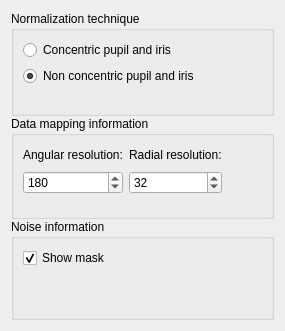
            <widget class="QWidget" name="irisNormalizationTab">
             <attribute name="title">
              <string>Normalization</string>
             </attribute>
             <layout class="QGridLayout" name="gridLayout_19">
              <item row="0" column="0">
               <layout class="QGridLayout" name="gridLayout_18">
                <property name="spacing">
                 <number>0</number>
                </property>
                <item row="0" column="0">
                 <widget class="QGroupBox" name="normTechniqueGroupBox">
                  <property name="title">
                   <string>Normalization technique</string>
                  </property>
                  <layout class="QGridLayout" name="gridLayout_21">
                   <item row="0" column="0">
                    <layout class="QGridLayout" name="gridLayout">
                     <item row="0" column="0">
                      <widget class="QRadioButton" name="concentricRadioButton">
                       <property name="text">
                        <string>Concentric pupil and iris</string>
                       </property>
                       <property name="checked">
                        <bool>false</bool>
                       </property>
                      </widget>
                     </item>
                     <item row="0" column="1">
                      <spacer name="horizontalSpacer_18">
                       <property name="orientation">
                        <enum>Qt::Horizontal</enum>
                       </property>
                       <property name="sizeHint" stdset="0">
                        <size>
                         <width>18</width>
                         <height>20</height>
                        </size>
                       </property>
                      </spacer>
                     </item>
                     <item row="1" column="0">
                      <widget class="QRadioButton" name="nonconcentricRadioButton">
                       <property name="text">
                        <string>Non concentric pupil and iris</string>
                       </property>
                       <property name="checked">
                        <bool>true</bool>
                       </property>
                      </widget>
                     </item>
                     <item row="1" column="1">
                      <spacer name="horizontalSpacer_22">
                       <property name="orientation">
                        <enum>Qt::Horizontal</enum>
                       </property>
                       <property name="sizeHint" stdset="0">
                        <size>
                         <width>18</width>
                         <height>20</height>
                        </size>
                       </property>
                      </spacer>
                     </item>
                     <item row="2" column="0">
                      <spacer name="verticalSpacer_19">
                       <property name="orientation">
                        <enum>Qt::Vertical</enum>
                       </property>
                       <property name="sizeHint" stdset="0">
                        <size>
                         <width>20</width>
                         <height>18</height>
                        </size>
                       </property>
                      </spacer>
                     </item>
                    </layout>
                   </item>
                  </layout>
                 </widget>
                </item>
                <item row="1" column="0">
                 <widget class="QGroupBox" name="dataMappingGroupBox">
                  <property name="title">
                   <string>Data mapping information</string>
                  </property>
                  <layout class="QGridLayout" name="gridLayout_20">
                   <item row="0" column="0">
                    <layout class="QGridLayout" name="gridLayout_6">
                     <item row="0" column="0">
                      <widget class="QLabel" name="angularResolutionLabel">
                       <property name="text">
                        <string>Angular resolution:</string>
                       </property>
                      </widget>
                     </item>
                     <item row="0" column="2">
                      <spacer name="horizontalSpacer_27">
                       <property name="orientation">
                        <enum>Qt::Horizontal</enum>
                       </property>
                       <property name="sizeHint" stdset="0">
                        <size>
                         <width>38</width>
                         <height>20</height>
                        </size>
                       </property>
                      </spacer>
                     </item>
                     <item row="1" column="0">
                      <widget class="QSpinBox" name="templateWidthSpinBox">
                       <property name="maximum">
                        <number>360</number>
                       </property>
                       <property name="value">
                        <number>180</number>
                       </property>
                      </widget>
                     </item>
                     <item row="1" column="2">
                      <spacer name="horizontalSpacer_28">
                       <property name="orientation">
                        <enum>Qt::Horizontal</enum>
                       </property>
                       <property name="sizeHint" stdset="0">
                        <size>
                         <width>40</width>
                         <height>20</height>
                        </size>
                       </property>
                      </spacer>
                     </item>
                     <item row="2" column="0">
                      <spacer name="verticalSpacer_22">
                       <property name="orientation">
                        <enum>Qt::Vertical</enum>
                       </property>
                       <property name="sizeHint" stdset="0">
                        <size>
                         <width>28</width>
                         <height>13</height>
                        </size>
                       </property>
                      </spacer>
                     </item>
                     <item row="0" column="1">
                      <widget class="QLabel" name="radialResolutionLabel">
                       <property name="text">
                        <string>Radial resolution:</string>
                       </property>
                      </widget>
                     </item>
                     <item row="1" column="1">
                      <widget class="QSpinBox" name="templateHeightSpinBox">
                       <property name="maximum">
                        <number>100</number>
                       </property>
                       <property name="value">
                        <number>32</number>
                       </property>
                      </widget>
                     </item>
                    </layout>
                   </item>
                  </layout>
                 </widget>
                </item>
                <item row="2" column="0">
                 <widget class="QGroupBox" name="noiseInfoGroupBox">
                  <property name="title">
                   <string>Noise information</string>
                  </property>
                  <layout class="QGridLayout" name="gridLayout_15">
                   <item row="0" column="0">
                    <layout class="QGridLayout" name="gridLayout_14">
                     <item row="0" column="0">
                      <widget class="QCheckBox" name="showMaskCheckBox">
                       <property name="text">
                        <string>Show mask</string>
                       </property>
                       <property name="checked">
                        <bool>true</bool>
                       </property>
                      </widget>
                     </item>
                     <item row="0" column="1">
                      <spacer name="horizontalSpacer_29">
                       <property name="orientation">
                        <enum>Qt::Horizontal</enum>
                       </property>
                       <property name="sizeHint" stdset="0">
                        <size>
                         <width>40</width>
                         <height>20</height>
                        </size>
                       </property>
                      </spacer>
                     </item>
                     <item row="1" column="0">
                      <spacer name="verticalSpacer_5">
                       <property name="orientation">
                        <enum>Qt::Vertical</enum>
                       </property>
                       <property name="sizeHint" stdset="0">
                        <size>
                         <width>20</width>
                         <height>40</height>
                        </size>
                       </property>
                      </spacer>
                     </item>
                    </layout>
                   </item>
                  </layout>
                 </widget>
                </item>
               </layout>
              </item>
             </layout>
            </widget>
